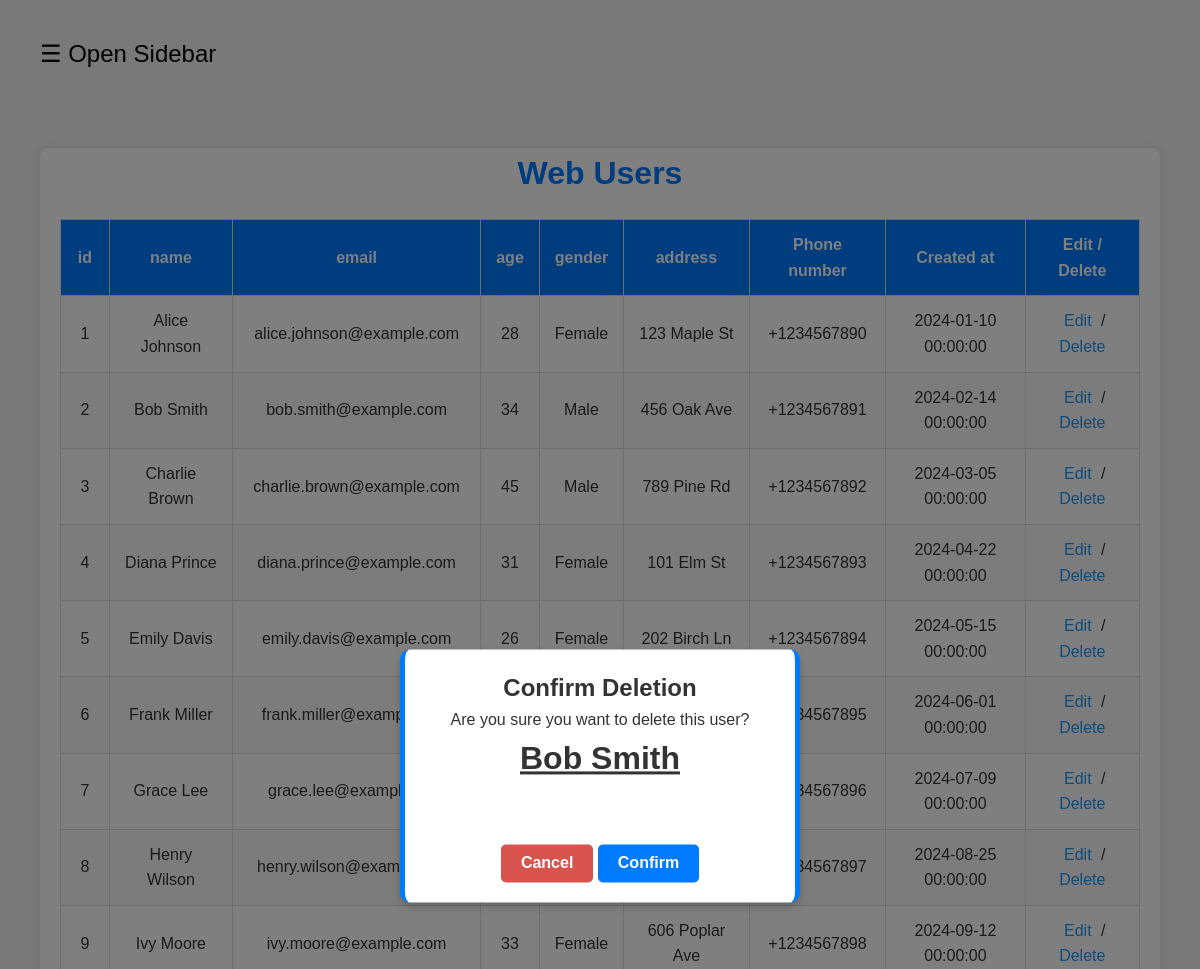
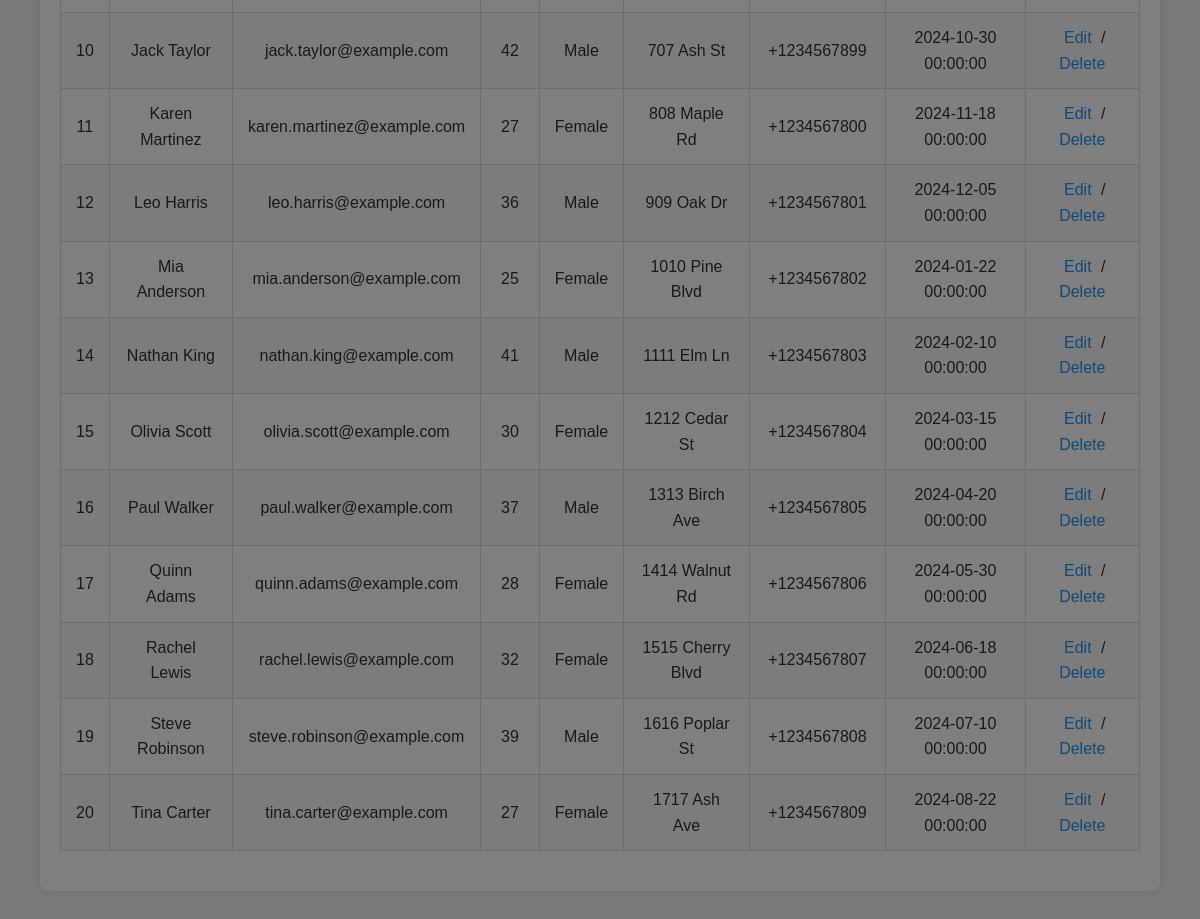
The page /admin/views/patient.php?id=2 on the database its author committed (2 pictures, top to bottom).
### tables this page shows
CREATE TABLE IF NOT EXISTS patient (
    id INT AUTO_INCREMENT PRIMARY KEY,
    name VARCHAR(100) NOT NULL,
    email VARCHAR(100) UNIQUE NOT NULL,
    password VARCHAR(255) NOT NULL,
    age INT,
    gender ENUM('Male', 'Female', 'Other'),
    address VARCHAR(255),
    phone_number VARCHAR(15),
    created_at TIMESTAMP DEFAULT CURRENT_TIMESTAMP
);

### admin/config/dbConnection.php (called while the page is built, shortened)
<?php
class dbConnection
{
    private static $instance;
    private $connection;
    public function __construct()
    {
        $this->host = DB_HOST;
        $this->username = DB_USERNAME;
        $this->password = DB_PASSWORD;
        $this->database = DB_NAME;
        try {
            $this->connection = new mysqli($this->host, $this->username, $this->password, $this->database);
        } catch (Exception $e) {
            die("Error: " . $e->getMessage());
        }
    }
    public static function getInstance()
    {
        if (!self::$instance) {
            self::$instance = new dbConnection();
        }
        return self::$instance;
    }
    public function getConnection()
    {
        return $this->connection;
    }
}

### admin/models/userModel.php (called while the page is built, shortened)
<?php
require_once __DIR__ . '/../config/Database.php';
class userModel
{
    private $conn;
    function __construct()
    {
        $this->db = new Database;
        $this->conn = $this->db->getConnection();
    }
    function readAll($val)
    {
        $query = "SELECT * FROM `$val` WHERE 1";
        $getUser = mysqli_query($this->conn, $query);
        if ($getUser !== false) {
            return $getUser;
        } else {
            return false;
        }
        exit;
    }
    function readOne($tableName, $userId)
    {
        $query = "SELECT * FROM `$tableName` WHERE `id`='$userId'";
        $getUser = mysqli_query($this->conn, $query);
        if ($getUser !== false) {
            return $getUser;
        } else {
            return false;
        }
        exit;
    }
}

### admin/config/Database.php (called while the page is built, shortened)
<?php
require_once 'dbConnection.php';
class Database
{
    private $connection;
    public function __construct()
    {
        $this->connection = dbConnection::getInstance()->getConnection();
    }
    public function getConnection()
    {
        return $this->connection;
    }
}

### admin/controllers/userController.php (called while the page is built, shortened)
<?php
require_once __DIR__ . '/../models/userModel.php';
class userController
{
    public function readAll($val)
    {
        $UserCon = new userModel;
        $user = $UserCon->readAll($val);
        if ($user != false) {
            return $user;
        } else {
            return false;
        }
    }
    function readOne($tableName, $userId)
    {
        $UserCon = new userModel;
        $user = $UserCon->readOne($tableName, $userId);
        if ($user != false) {
            return $user;
        } else {
            return false;
        }
    }
}

### admin/views/patient.php (the view, shortened to what this page needs)
<?php
require_once "../controllers/userController.php";
?>
<!DOCTYPE html>
<html lang="en">
<head>
    <link rel="stylesheet" href="../public/css/style.css">
</head>
<body>
    <?php include_once "./partial/sidebarHead.php"; ?>
    <div id="customAlertOverlay" class="custom-overlay">
        <?php
        if ($_SERVER['REQUEST_METHOD'] === 'GET') {
            if (isset($_GET['id'])) {
                $id = $_GET['id'];
                $userReadCont = new userController;
                $getResult = $userReadCont->readOne("patient", "$id");
                $userName = "";
                if ($id !== "") {
                    while ($row = $getResult->fetch_assoc()) {
                        $userName =  $row['name'];
                    }
                }
            }
        }
        ?>
        <div id="deleteConfirmBox" class="custom-alert-box">
            <h2>Confirm Deletion</h2>
            <p>Are you sure you want to delete this user?</p>
            <form action="./delete/delete.php" method="POST">
                <h1 style="text-decoration:underline;"><?php echo !empty($userName) ? $userName : ''; ?></h1>
                <button type="button" class="btn cancelBtn" onclick="cancelFormSubmission(event)">Cancel</button>
                <input type="submit" value="Confirm" class="btn confirmBtn">
            </form>
        </div>
    </div>
    <div class="main">
        <h1 id="hover">Web Users</h1>
        <table>
            <thead>
                <tr>
                    <th>id</th>
                    <th>name</th>
                    <th>email</th>
                    <th>age</th>
                    <th>gender</th>
                    <th>address</th>
                    <th>Phone number</th>
                    <th>Created at</th>
                    <th>Edit / Delete</th>
                </tr>
            </thead>
            <tbody>
                <?php
                $users = new UserController;
                $getUsers = $users->readAll("patient");
                if ($getUsers !== false) {
                    while ($row = $getUsers->fetch_assoc()) {
                        echo '<tr>
                        <td>' . $row['id'] . '</td>
                        <td>' . $row['name'] . '</td>
                        <td>' . $row['email'] . '</td>
                        <td>' . $row['age'] . '</td>
                        <td>' . $row['gender'] . '</td>
                        <td>' . $row['address'] . '</td>
                        <td>' . $row['phone_number'] . '</td>
                        <td>' . $row['created_at'] . '</td>
                        <td>
                            <a href="./edit/edit.php?id=' . $row['id'] . '" id="edit">Edit</a>
                            /
                            <a href="./patient.php?id=' . $row['id'] . '" id="delete" >Delete</a>
                        </td>
                        </tr>';
                    }
                } else {
                    echo '<tr>
                <td colspan="10"> User not found </td>
                </tr>';
                }
                ?>
            </tbody>
        </table>
    </div>
    <?php include_once "./partial/sidebarFoot.php"; ?>
</body>
</html>

### admin/public/css/style.css (style rules this page uses)
* { margin: 0; padding: 0; box-sizing: border-box; font-family: 'Arial', sans-serif; }
body { background-color: #f4f4f4; color: #333; font-size: 16px; line-height: 1.6; }
.main { width: 100%; margin: 40px auto; padding: 20px; background: #fff; box-shadow: 0 0 10px rgba(0, 0, 0, 0.1); border-radius: 8px; }
.main h1 { margin-bottom: 20px; text-align: center; color: #007bff; font-size: 2em; }
table { width: 100%; border-collapse: collapse; margin-bottom: 20px; }
table, th, td { border: 1px solid #ddd; }
thead { background: #007bff; color: white; }
th, td { padding: 12px 15px; text-align: center; }
tbody tr:nth-child(even) { background: #f9f9f9; }
a#edit, a#delete { text-decoration: none; color: #2196F3; margin: 0 5px; }
.btn { display: inline-block; padding: 10px 20px; color: #fff; background-color: #007bff; border: none; font-size: 16px; text-decoration: none; transition: 0.3s; margin-top: 20px; border-radius: 5px; font-weight: 700; text-align: center; }
.custom-overlay { display: none; position: fixed; top: 0; left: 0; width: 100%; height: 100%; background: rgba(0, 0, 0, 0.5); justify-content: center; align-items: center; z-index: 9999; transition: all 0.5s; }
.custom-alert-box { position: absolute; top: -120%; left: 50%; transform: translate(-50%, -50%); background: #fff; border-radius: 10px; width: 80%; max-width: 400px; padding: 20px; box-shadow: 0 4px 8px rgba(0, 0, 0, 0.2); text-align: center; transition: all 0.5s; }
.custom-alert-box p { color: #333; margin-bottom: 20px; }
#deleteConfirmBox { border-left: 5px solid #007bff; border-right: 5px solid #007bff; }
.cancelBtn { background-color: #d9534f; }
h1 { margin-top: -20px; margin-bottom: 40px; color: #333; text-align: center; }

### rows shown on the page
patient: name "Bob Smith", id "2", email "bob.smith@example.com", age "34", gender "Male", address "456 Oak Ave", phone_number "+1234567891", created_at "2024-02-14 00:00:00"
patient: id "1", name "Alice Johnson", email "alice.johnson@example.com", age "28", gender "Female", address "123 Maple St", phone_number "+1234567890", created_at "2024-01-10 00:00:00"
patient: id "3", name "Charlie Brown", email "charlie.brown@example.com", age "45", gender "Male", address "789 Pine Rd", phone_number "+1234567892", created_at "2024-03-05 00:00:00"
patient: id "4", name "Diana Prince", email "diana.prince@example.com", age "31", gender "Female", address "101 Elm St", phone_number "+1234567893", created_at "2024-04-22 00:00:00"
patient: id "5", name "Emily Davis", email "emily.davis@example.com", age "26", gender "Female", address "202 Birch Ln", phone_number "+1234567894", created_at "2024-05-15 00:00:00"
patient: id "6", name "Frank Miller", email "frank.miller@example.com", phone_number "+1234567895", created_at "2024-06-01 00:00:00"
patient: id "7", name "Grace Lee", email "grace.lee@example.com", phone_number "+1234567896", created_at "2024-07-09 00:00:00"
patient: id "8", name "Henry Wilson", email "henry.wilson@example.com", phone_number "+1234567897", created_at "2024-08-25 00:00:00"
patient: id "9", name "Ivy Moore", email "ivy.moore@example.com", age "33", gender "Female", address "606 Poplar Ave", phone_number "+1234567898", created_at "2024-09-12 00:00:00"
patient: id "10", name "Jack Taylor", email "jack.taylor@example.com", age "42", gender "Male", address "707 Ash St", phone_number "+1234567899", created_at "2024-10-30 00:00:00"
patient: id "11", name "Karen Martinez", email "karen.martinez@example.com", age "27", gender "Female", address "808 Maple Rd", phone_number "+1234567800", created_at "2024-11-18 00:00:00"
patient: id "12", name "Leo Harris", email "leo.harris@example.com", age "36", gender "Male", address "909 Oak Dr", phone_number "+1234567801", created_at "2024-12-05 00:00:00"
patient: id "13", name "Mia Anderson", email "mia.anderson@example.com", age "25", gender "Female", address "1010 Pine Blvd", phone_number "+1234567802", created_at "2024-01-22 00:00:00"
patient: id "14", name "Nathan King", email "nathan.king@example.com", age "41", gender "Male", address "1111 Elm Ln", phone_number "+1234567803", created_at "2024-02-10 00:00:00"
patient: id "15", name "Olivia Scott", email "olivia.scott@example.com", age "30", gender "Female", address "1212 Cedar St", phone_number "+1234567804", created_at "2024-03-15 00:00:00"
patient: id "16", name "Paul Walker", email "paul.walker@example.com", age "37", gender "Male", address "1313 Birch Ave", phone_number "+1234567805", created_at "2024-04-20 00:00:00"
patient: id "17", name "Quinn Adams", email "quinn.adams@example.com", age "28", gender "Female", address "1414 Walnut Rd", phone_number "+1234567806", created_at "2024-05-30 00:00:00"
patient: id "18", name "Rachel Lewis", email "rachel.lewis@example.com", age "32", gender "Female", address "1515 Cherry Blvd", phone_number "+1234567807", created_at "2024-06-18 00:00:00"
patient: id "19", name "Steve Robinson", email "steve.robinson@example.com", age "39", gender "Male", address "1616 Poplar St", phone_number "+1234567808", created_at "2024-07-10 00:00:00"
patient: id "20", name "Tina Carter", email "tina.carter@example.com", age "27", gender "Female", address "1717 Ash Ave", phone_number "+1234567809", created_at "2024-08-22 00:00:00"
